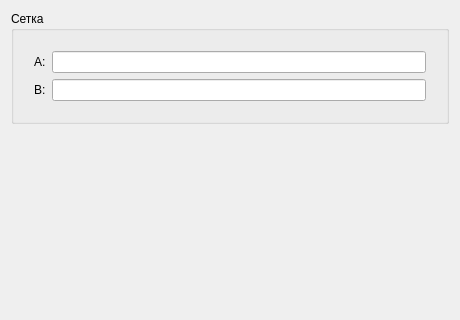
<?xml version="1.0" encoding="UTF-8"?>
<ui version="4.0"><class>Dialog</class><widget class="QDialog" name="Dialog"><property name="geometry"><rect><x>0</x><y>0</y><width>460</width><height>320</height></rect></property><property name="windowTitle"><string>#112 groups/197_group_grid</string></property><layout class="QVBoxLayout" name="verticalLayout"><property name="leftMargin"><number>11</number></property><property name="topMargin"><number>11</number></property><property name="rightMargin"><number>11</number></property><property name="bottomMargin"><number>11</number></property><property name="spacing"><number>6</number></property><item><widget class="QGroupBox" name="g1"><property name="title"><string>Сетка</string></property><layout class="QVBoxLayout" name="g1Layout"><property name="leftMargin"><number>9</number></property><property name="topMargin"><number>9</number></property><property name="rightMargin"><number>9</number></property><property name="bottomMargin"><number>9</number></property><property name="spacing"><number>6</number></property><item><layout class="QGridLayout" name="g"><property name="leftMargin"><number>11</number></property><property name="topMargin"><number>11</number></property><property name="rightMargin"><number>11</number></property><property name="bottomMargin"><number>11</number></property><property name="spacing"><number>6</number></property><item row="0" column="0"><widget class="QLabel" name="l1"><property name="text"><string>A:</string></property></widget></item><item row="0" column="1"><widget class="QLineEdit" name="e1"></widget></item><item row="1" column="0"><widget class="QLabel" name="l2"><property name="text"><string>B:</string></property></widget></item><item row="1" column="1"><widget class="QLineEdit" name="e2"></widget></item></layout></item></layout></widget></item><item><spacer name="verticalSpacer"><property name="orientation"><enum>Qt::Orientation::Vertical</enum></property><property name="sizeHint" stdset="0"><size><width>40</width><height>20</height></size></property></spacer></item></layout></widget></ui>
